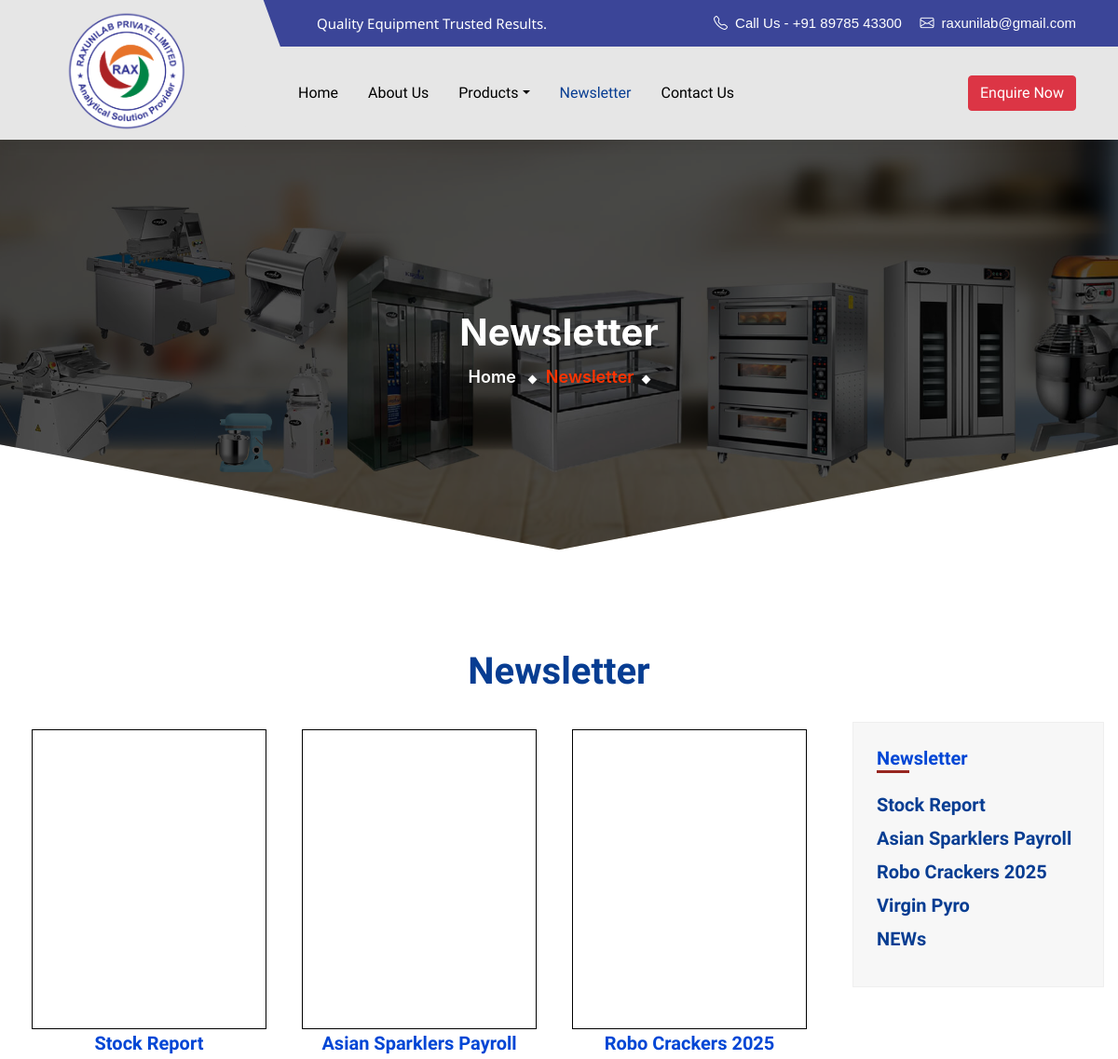
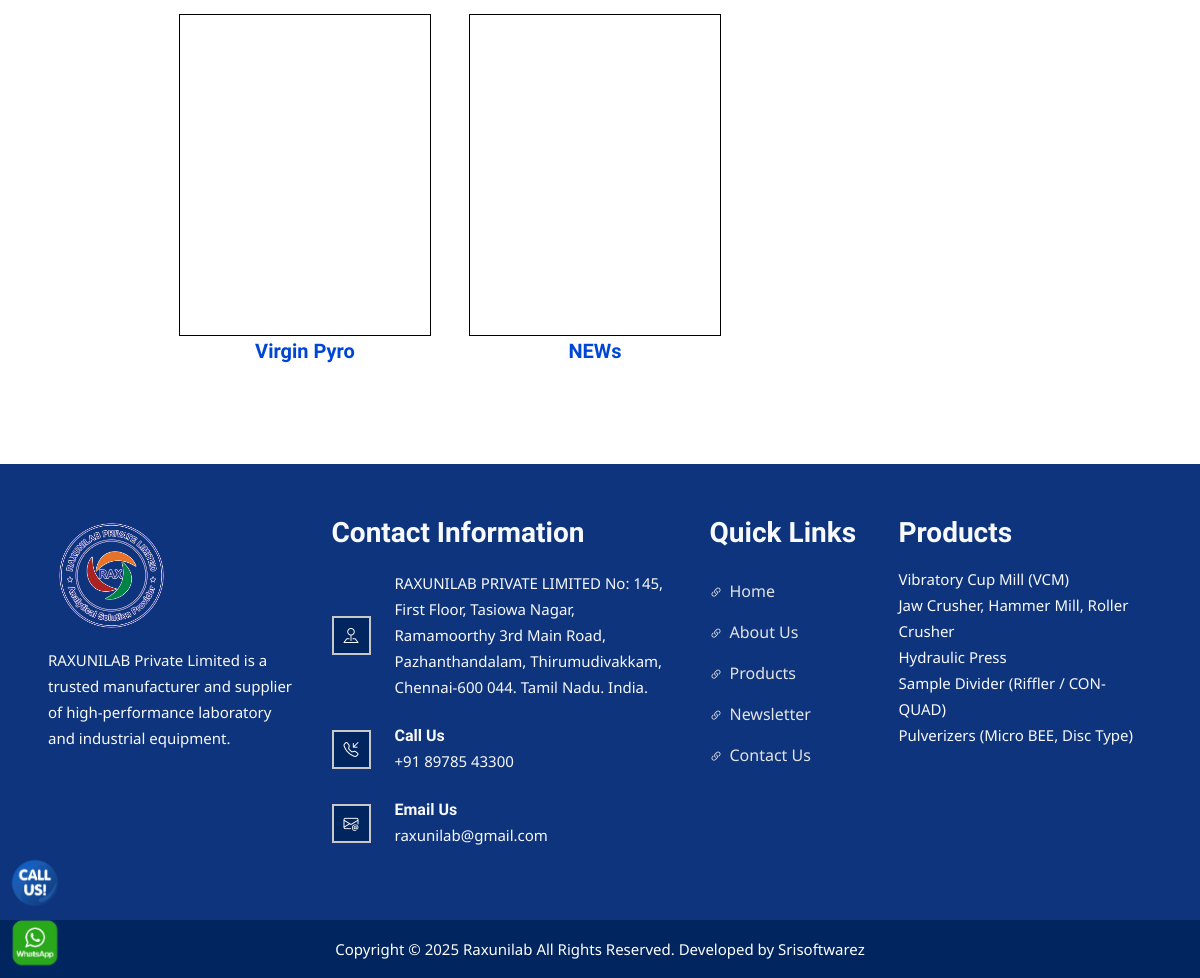
The app's page /newsletter.php with its own data (2 pictures, top to bottom).
### tables this page shows
CREATE TABLE `rax_uni_newsletter` (
  `id` int(100) NOT NULL AUTO_INCREMENT,
  `created_date_time` datetime NOT NULL,
  `creator` mediumtext NOT NULL,
  `creator_name` mediumtext NOT NULL,
  `newsletter_id` mediumtext NOT NULL,
  `newsletter_pdfs` mediumtext NOT NULL,
  `pdf_name` mediumtext NOT NULL,
  `deleted` int(100) NOT NULL,
  PRIMARY KEY (`id`)
);

### admin_rax_uni_lab_30072025/include_files.php (called while the page is built, shortened)
<?php
    include("include/functions.php");
    $obj = new billing();
?>

### admin_rax_uni_lab_30072025/include/basic_functions.php (called while the page is built, shortened)
<?php
	class Basic_Functions extends db {
		public function connect() {
			$con = parent::connect();
			return $con;
		}
		public function encode_decode($action, $string) {
			$output = "";
			if($action == 'decrypt') {
				$output = hex2bin($string);
				$output = base64_decode($output);
			}
			return $output;
		}
		public function getTableRecords($table, $column, $value) {
			$result = ""; $select_query = "";
			if(!empty($table)) {
				if($table == 'user'){
					if(!empty($column) && !empty($value)) {
						$select_query = "SELECT * FROM ".$table." WHERE ".$column." = '".$value."'  AND deleted = '0' ORDER BY id DESC";
					}
					else if(empty($column) && empty($value)) {
						$select_query = "SELECT * FROM ".$table." WHERE deleted = '0' ORDER BY id DESC";
					}
				}
				else{
					if(!empty($column) && !empty($value)) {
						$select_query = "SELECT * FROM ".$table." WHERE ".$column." = '".$value."' AND deleted = '0' ORDER BY id DESC";
					}
					else if(empty($column) && empty($value)) {
						$select_query = "SELECT * FROM ".$table." WHERE deleted = '0' ORDER BY id DESC";
					}
				}
			}
			if(!empty($select_query)) {
				$result = $this->getQueryRecords($table, $select_query);
			}
			return $result;
		}
		public function getQueryRecords($table, $select_query) {
			$con = $this->connect(); $list = array();
			if(!empty($select_query)) {
				$pdo = $con->prepare($select_query);
				$pdo->execute();
				$result = $pdo->setFetchMode(PDO::FETCH_ASSOC);
				if(!empty($result)) {
					foreach($pdo->fetchAll() as $row) {
						$table_column_array = array_keys($row);
						if(!empty($table_column_array)) {
							for($i = 0; $i < count($table_column_array); $i++) {
								if(!empty($table_column_array[$i])) {
									$column = $table_column_array[$i];
									if($table == 'product' && ($column == "name" || $column == "product_code" || $column == "description")){
										$row[$column] = $this -> encode_decode('decrypt',$row[$column]);
										if(strpos($row[$column], '[SA-AS]') !== false) {
											$row[$column] = str_replace('[SA-AS]', "+", $row[$column]);
										}
										if(strpos($row[$column], '[KA-AK]') !== false) {
											$row[$column] = str_replace('[KA-AK]', '&', $row[$column]);
										}
										if(strpos($row[$column], '[SVL-VSL]') !== false) {
											$row[$column] = str_replace('[SVL-VSL]', '"', $row[$column]);
										}
										if(strpos($row[$column], '[SKK-KSK]') !== false) {
											$row[$column] = str_replace('[SKK-KSK]', "'", $row[$column]);
										}
										if(strpos($row[$column], '[KIKA-KAKI]') !== false) {
											$row[$column] = str_replace('[KIKA-KAKI]', '$', $row[$column]);
										}
										if(strpos($row[$column], '[AKSL-LSKA]') !== false) {
											$row[$column] = str_replace('[AKSL-LSKA]', '#', $row[$column]);
										}
										$row[$column] = $this -> encode_decode('encrypt',$row[$column]);
									}
								}
							}
						}
						$list[] = $row;
					}
				}
			}
			return $list;
		}
	}
?>

### admin_rax_uni_lab_30072025/include/functions.php (called while the page is built, shortened)
<?php
	include("basic_functions.php");
	class billing extends Basic_Functions {
		public function getTableRecords($table, $column, $value) {
			$result = parent::getTableRecords($table, $column, $value);
			return $result;
		}
	}
?>

### newsletter.php (the view, shortened to what this page needs)
<!DOCTYPE html>
<html lang="en">
<head itemscope itemtype="http://www.schema.org/website">
	<link rel="stylesheet" href="css/style.css">
	<link rel="stylesheet" href="css/animate.css">
	<link rel="stylesheet" href="css/bootstrap.min.css">
</head>
<body itemscope itemtype="http://schema.org/WebPage">
<?php include('header.php') ?>
<?php
	$target_dir_front = "admin_rax_uni_lab_30072025/include/images/upload/";
	$newsletter_record = array(); $newsletter_record_count = 0; $newsletter_pdfs = array(); $pdf_names = array();
    $newsletter_record = $obj->getTableRecords($GLOBALS['newsletter_table'],'','','');
    if(!empty($newsletter_record)){
        foreach($newsletter_record as $data){
            if(!empty($data['newsletter_pdfs']) && $data['newsletter_pdfs'] != $GLOBALS['null_value']){
                $newsletter_pdfs = explode("$$$", $data['newsletter_pdfs']);
            }
			if(!empty($data['pdf_name']) && $data['pdf_name'] != $GLOBALS['null_value']){
                $pdf_names = explode(",", $data['pdf_name']);
            }
        }
    } ?>
<div class="breadcumb-bg">
	<div class="container">
		<div class="row">
			<div class="col-lg-12 text-white text-center">
				<div class="breadcumb-content">
					<div class="breadcumb-title">Newsletter</div>
					<ul class="breadcumb-menu">
						<li>
							<a href="index.php" class="text-white">Home</a>
						</li>
						<li>Newsletter</li>
					</ul>
				</div>
			</div>
		</div>
	</div>
</div>
<div class="container-fluid pad">
	<div class="row">
		<div class="col-lg-12 text-center mb-lg-4 mb-3">
			<div class="heading1 font1 clr2">Newsletter</div>
		</div>
	</div>
	<div class="row">
		<div class="col-lg-9 col-md-7 col-12 order-lg-1 order-md-1 order-2">
			<div class="row justify-content-center mx-0">
				<?php
					if(!empty($newsletter_pdfs)) {
						for($i=0; $i < count($newsletter_pdfs); $i++) {
							if(!empty($newsletter_pdfs[$i]) && !empty($pdf_names[$i])) {
								?>
								<div class="col-lg-4 col-md-12 col-12 py-2">
									<div class="sticky-top1">
										<div id="pdf-preview-container-<?php echo $i; ?>" style="border:1px solid black; width:252px; height:322px; margin:auto; cursor:pointer;" onclick="Javascript:downloadPDF('<?php echo $target_dir_front.$newsletter_pdfs[$i]; ?>', '<?php echo $pdf_names[$i]; ?>');">
										</div>
										<div class="heading5 font1 clr1 text-center"><?php echo $pdf_names[$i]; ?></div>
									</div>
								</div>
								<?php
							}
						}
					}
				?>
			</div>
		</div>
		<div class="col-lg-3 col-md-5 col-12 order-lg-2 order-md-2 order-1">
			<div class="sticky-top1">
				<div class="service-head">
					<div class="heading4 service-title1 bottom-line font1 clr1 mb-2">
						Newsletter
					</div>
					<ul class="fullpad mainmenu pb-2 pt-2">
						<?php
							if(!empty($newsletter_pdfs)) {
								for($i=0; $i < count($newsletter_pdfs); $i++) {
									if(!empty($newsletter_pdfs[$i]) && !empty($pdf_names[$i])) {
										?>
										<div class="heading5 font1 clr2 py-2">
											<?php echo $pdf_names[$i]; ?>
										</div>
										<?php
									}
								}
							}
						?>
					</ul>
				</div>
			</div>
		</div>
	</div>
</div>
<?php include('footer.php') ?>
</body>
</html>

### css/style.css (style rules this page uses)
a { text-decoration:none!important; }
li { list-style-type: none!important; }
.heading1 { font-size: 2.5rem; }
.heading4 { font-size: 1.5rem; }
.heading5 { font-size: 1.25rem; }
.pad { padding:90px 0; }
* { outline: none;padding: 0; }
.fullpad { padding: 0!important; margin:0!important; }
.font1 { font-family:"Lexend", sans-serif;font-weight: 600; }
.clr1 { color:#0046d5; }
.clr2 { color:#073d92; }
.breadcumb-bg { background-image: url("../images/headbg.jpg"); background-position: center center; background-repeat: no-repeat; background-size: cover; height: auto; position: relative; padding:190px 0; clip-path: polygon(50% 0%,100% 0,100% 72.5%,50% 97.5%,50% 97.5%,0 72.5%,0 0); }
.breadcumb-bg::before { background:rgb(0 0 0 / 68%); content: ""; height: 100%; left: 0; position: absolute; top: 0; width: 100%; }
.breadcumb-title { margin: -0.12em 0 -0.2em 0; line-height: 1.1; font-weight: 700; font-size: 40px; color: #ffffff; }
.breadcumb-menu { max-width: 100%; padding: 0; margin: 20px 0 -0.42em 0; list-style-type: none; position: relative; }
.breadcumb-menu li { list-style: none; }
.breadcumb-menu li, .breadcumb-menu a, .breadcumb-menu span { white-space: normal; color: inherit; word-break: break-word; font-weight: 600; font-size: 18px; color:#fff; }
.breadcumb-menu li { display: inline-block; margin-right: 3px; padding-right: 3px; list-style: none; position: relative; }
.breadcumb-menu li:last-child { padding-right: 0; margin-right: 0; color: #f30; }
.breadcumb-menu li::after { content: ""; position: relative; width: 7px; height: 7px; display: inline-block; background: #ffffff; margin-left: 10px; font-weight: 500; font-size: 0.9em; color: inherit; -webkit-transform: rotate(45deg); transform: rotate(45deg); }
.service-head { padding: 25px; border: 1px solid #efefef; background-color:#f7f7f7;; }
.service-title1 { line-height: 1.3; font-size: 20px; font-weight: 600; margin-bottom: 0; position: relative; }
.service-title1.bottom-line::after { content: ""; height: 3px; width: 35px; display: block; margin-bottom: 1px; background-color:#972620; }
.sticky-top1 { position: sticky; top: 20px; }
.mainmenu { display: grid;line-height:20px;border-radius: 5px; }
.sticky-top1 { position:sticky; top: 20px; }
a { transition: all ease 0.4s; }

### records on screen
rax_uni_newsletter: pdf_name "Stock Report", pdf_name "Asian Sparklers Payroll", pdf_name "Robo Crackers 2025", pdf_name "Virgin Pyro", pdf_name "NEWs"
